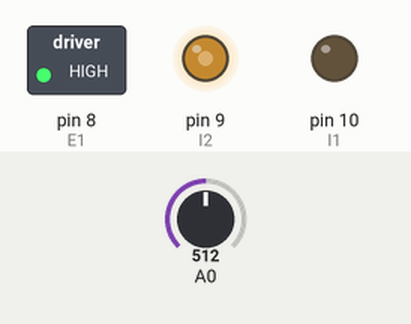
This sketch was run on a simulated Arduino Uno, built with avr-gcc and run on an emulated ATmega328P. Parts: switched loads named in the sketch (green lamp = pin HIGH), output pins drawn as LEDs (lit = HIGH). The test bench sets the inputs (shaded band); at power-on: A0 = 512.

Above: at 1.2 s.
1.3 s: A0 set to 716
At 2.2 s:
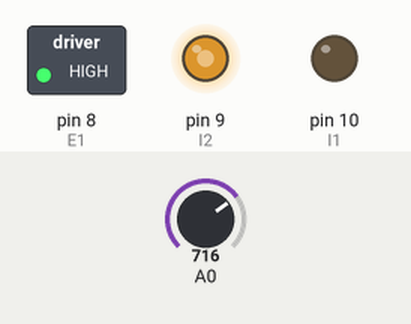
2.8 s: A0 set to 900
At 3.4 s:
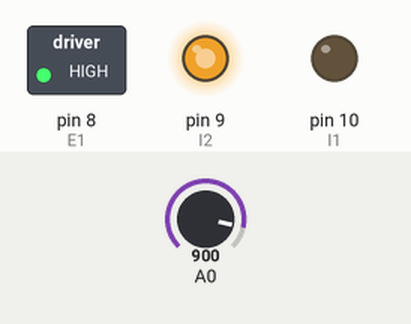
4.3 s: A0 set to 122
At 5.5 s:
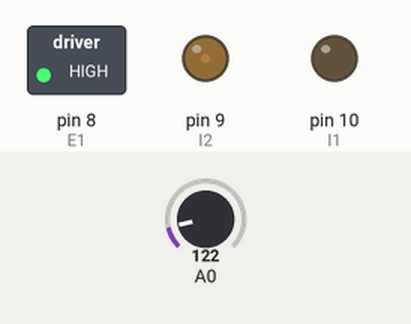
5.8 s: A0 set to 0
At 6.9 s:
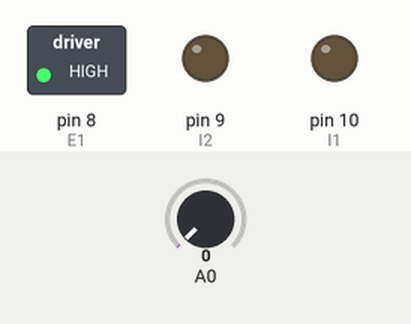
Timing chart, 0 to 8.3 s (numbered marks = the images above; inputs shaded):
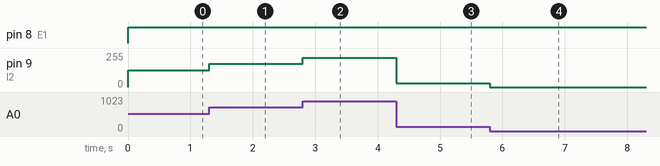

Measured:
- after the input at 1.3 s, pin 9 (I2): 125/255 → 174/255 at once
- after the input at 2.8 s, pin 9 (I2): 174/255 → 219/255 at once
- after the input at 4.3 s, pin 9 (I2): 219/255 → 29/255 at once
- after the input at 5.8 s, pin 9 (I2): 29/255 → 0/255 at once

The sketch:

motor_0_16k1.ino
```cpp
#define E1 8  // Enable Pin for motor 1
#define I1 10     // Control pin 1 for motor 1
#define I2 9     // Control pin 2 for motor 1

void setup()
{
    pinMode(8,OUTPUT);
 	pinMode(9,OUTPUT);
    pinMode(10,OUTPUT);
    pinMode(A0,INPUT);
}
void loop()
{
  		int val;
  		val=analogRead(A0);
  		val = map(val, 0, 1023, 0, 250);
    	digitalWrite(E1, HIGH);
        analogWrite(I1, 0);
        analogWrite(I2, val);
}
```
